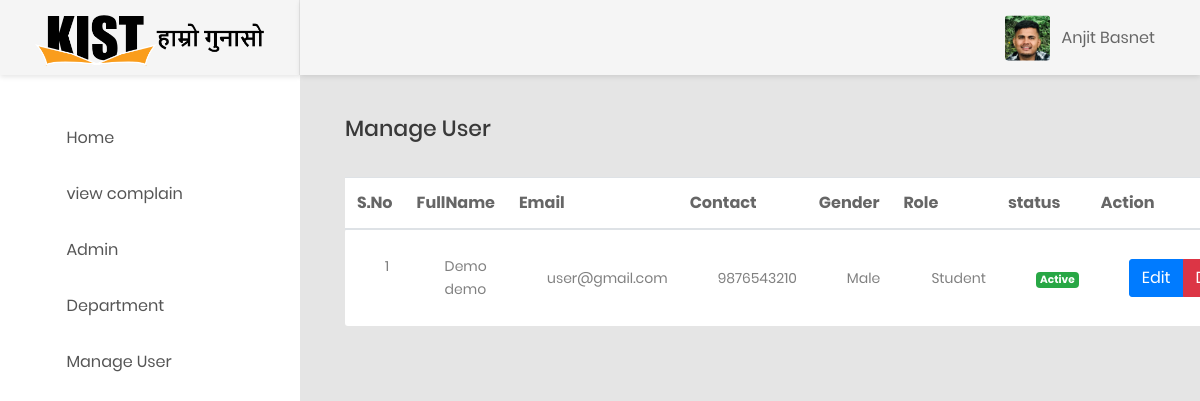
The page /superadmin/manageuser.php (signed in) on the database its author committed.
### tables this page shows
CREATE TABLE `tbl_user` (
  `user_id` bigint(20) NOT NULL AUTO_INCREMENT,
  `user_fname` varchar(255) DEFAULT NULL,
  `user_lname` varchar(255) DEFAULT NULL,
  `user_email` varchar(255) DEFAULT NULL,
  `user_contact` varchar(255) DEFAULT NULL,
  `user_gender` enum('male','female','other') DEFAULT NULL,
  `user_password` varchar(255) DEFAULT NULL,
  `user_image` varchar(255) DEFAULT NULL,
  `user_role` enum('student','teacher','staff') DEFAULT NULL,
  `user_status` enum('active','in_active') DEFAULT NULL,
  PRIMARY KEY (`user_id`)
);

### app/adminfunctions.php (called while the page is built, shortened)
<?php
function getAllAdminUserById($conn,$id)
{
	$stmtSelect = $conn->prepare("SELECT * FROM tbl_admin WHERE admin_id=:admin_id");
	$stmtSelect->bindParam(':admin_id', $id);
	$stmtSelect->execute();
	if($stmtSelect->rowCount()>0)
		return $stmtSelect->fetch();
	return false;
}
function getAllUsers($conn)
{
	$stmtSelect = $conn->prepare("SELECT * FROM tbl_user");
	$stmtSelect->execute();
	if($stmtSelect->rowCount()>0)
		return $stmtSelect->fetchAll();
	return false;
}

### superadmin/manageuser.php (the view, shortened to what this page needs)
<?php include 'layouts/header2.php';?>
<?php include 'layouts/sidebar2.php';?>
            <div class="main-content">
                <div class="section__content section__content--p30">
                    <div class="container-fluid">
                        <div class="row">
                            <div class="col-md-12">
                                <h3 class="title-5 m-b-35">Manage User</h3>
                                <div class="table-responsive table-responsive-data2">
                                    <table class="table table-data2">
                                            <tr>
                                                <th>S.No</th>
                                                <th>FullName</th>
                                                <th>Email</th>
                                                <th>Contact</th>
                                                <th>Gender</th>
                                                <th>Role</th>
                                                <th>status</th>
                                                <th>Action</th>
                                            </tr>
                                        <tbody>
                           <?php $Users = getAllUsers($conn);
                              if($Users):
                              foreach($Users as $key => $user):
                              ?>
                              <tr>
                               <td><?php echo ++$key;?></td>
                               <td><?php echo $user['user_fname']." ".$user['user_lname'];  ?></td>
                                <td><?php echo $user['user_email'];?></td>
                                <td><?php echo $user['user_contact'];?></td>
                                <td><?php echo ucwords($user['user_gender']);?></td>
                                 <td>
                                  <?php echo ucwords($user['user_role']);?></td>
                                  <td>  <?php if($user['user_status']=='active'):?>
                                    <span class="badge badge-success">Active</span>
                                    <?php else: ?>
                                      <span  class="badge badge-danger">Inactive</span>
                                    <?php endif; ?>
                                  </td>
                                 <td>
                                  <div class="btn-group">
                                      <a class="btn btn-primary" href="edituser.php?ref=<?php echo $user['user_id'];?> ">Edit<i class="icon_plus_alt2"></i></a>
                                       <a href="#" data-url="deleteuser.php?ref=<?php echo $user['user_id'];?>" class="btn btn-xs btn-danger confirm" >Delete
                             </a>
                                  </div>
                                  </td>
                              </tr>
                            <?php endforeach;?>
                                 <?php else : ?>
                              <tr>
                                <td colspan="7"> No Users Found</td>
                              </tr>
                            <?php endif; ?>
                                        </tbody>
                                    </table>
                                </div>
                            </div>
                        </div>
                    </div>
                </div>
            </div>
        </div>
    </div>
</body>
</html>

### superadmin/layouts/header2.php (shortened to what this page needs)
<?php
include '../app/call.php';
 $userInfo= getAllAdminUserById($conn,$_SESSION['admin']['id']);
 ?>
<!DOCTYPE html>
<html lang="en">
<head>
    <link href="css/font-face.css" rel="stylesheet" media="all">
    <link href="vendor/font-awesome-5/css/fontawesome-all.min.css" rel="stylesheet" media="all">
    <link href="vendor/font-awesome-4.7/css/font-awesome.min.css" rel="stylesheet" media="all">
    <link href="vendor/mdi-font/css/material-design-iconic-font.min.css" rel="stylesheet" media="all">
    <link href="vendor/bootstrap-4.1/bootstrap.min.css" rel="stylesheet" media="all">
    <link href="vendor/animsition/animsition.min.css" rel="stylesheet" media="all">
    <link href="vendor/bootstrap-progressbar/bootstrap-progressbar-3.3.4.min.css" rel="stylesheet" media="all">
    <link href="vendor/wow/animate.css" rel="stylesheet" media="all">
    <link href="vendor/css-hamburgers/hamburgers.min.css" rel="stylesheet" media="all">
    <link href="vendor/slick/slick.css" rel="stylesheet" media="all">
    <link href="vendor/select2/select2.min.css" rel="stylesheet" media="all">
    <link href="vendor/perfect-scrollbar/perfect-scrollbar.css" rel="stylesheet" media="all">
    <link href="css/theme.css" rel="stylesheet" media="all">
</head>
<body class="animsition">
    <div class="page-wrapper">
   <div class="page-container">
            <header class="header-desktop">
                <div class="section__content section__content--p30">
                    <div class="container-fluid">
                        <div class="header-wrap">
                            <div class="header-button">
                                <div class="account-wrap">
                                    <div class="account-item clearfix js-item-menu">
                                        <div class="image">
                                            <?php if(!empty($userInfo['admin_image'])): ?>
                              <div class="follow-ava">
                                  <img src="<?php echo $userInfo['admin_image']; ?>" height="200px">
                              </div>
                              <?php endif; ?>
                                        </div>
                                        <div class="content">
                                           <p><?php echo $userInfo['admin_fname']." ".$userInfo['admin_lname'];  ?></p>
                                        </div>
                                    </div>
                                </div>
                            </div>
                        </div>
                    </div>
                </div>
            </header>

### rows shown on the page
tbl_user: user_fname "Demo", user_lname "demo", user_email "user@gmail.com", user_contact "9876543210", user_gender "Male", user_role "Student", user_status "Active"

### other values the page prints
$userInfo['admin_fname'] "Anjit"
$userInfo['admin_lname'] "Basnet"
